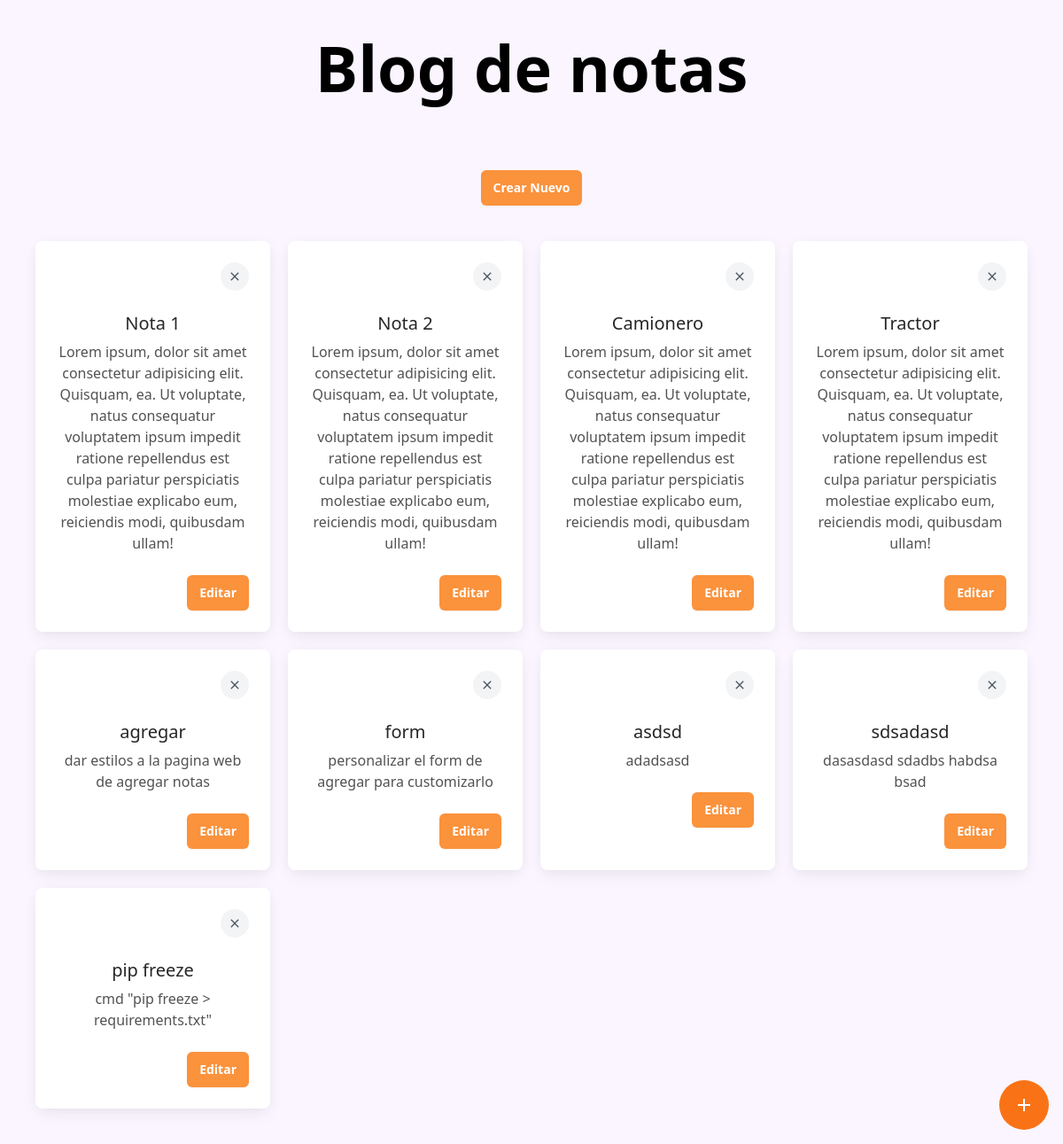
The page / on the database its author committed.
### notas/models.py (models this page shows, shortened)
class Nota(models.Model):
    titulo = models.CharField(max_length=100)
    descripcion = models.TextField(max_length=1000)

### notas/views.py (the view)
# urls.py: path('', views.inicio, name='inicio'),
def inicio(request):
    notas = Nota.objects.all()
    context = {"notas": notas}
    return render(request, "notas/inicio.html", context)

### notas/templates/notas/inicio.html (shortened to what this page needs)
{% extends "notas/plantillas/p_base.html" %}
{% block body %}
<h1 class="text-center text-7xl font-extrabold mt-10">Blog de notas</h1>
<div class="mt-20">
    <div class="flex justify-center">
        <a href="{% url 'agregar' %}" class="rounded-md bg-orange-400 px-3.5 py-2.5 text-sm font-semibold text-white shadow-sm hover:bg-orange-500
        focus-visible:outline focus-visible:outline-2 focus-visible:outline-offset-2 focus-visible:outline-orange-400">
            Crear Nuevo
        </a>
    </div>
    {% if notas %}
    <div class="grid grid-cols-4 gap-5 px-10 py-10">
        {% for nota in notas %}
        <div
            class="block rounded-lg bg-white text-center shadow-[0_2px_15px_-3px_rgba(0,0,0,0.07),0_10px_20px_-2px_rgba(0,0,0,0.04)] dark:bg-neutral-700">
            <div class=" px-6 py-3 pt-6 dark:text-neutral-50 flex justify-end">
                <a href="{% url 'eliminar' nota.id %}" class="inline-block p-2 rounded-full bg-gray-100 hover:bg-gray-200">
                    <svg class="w-4 h-4 fill-current text-gray-600" viewBox="0 0 24 24">
                      <path d="M19 6.41L17.59 5L12 10.59L6.41 5L5 6.41L10.59 12L5 17.59L6.41 19L12 13.41L17.59 19L19 17.59L13.41 12z"></path>
                    </svg>
                  </a>
            </div>
            <div class="px-6 py-3">
                <h5 class="mb-2 text-xl font-medium leading-tight text-neutral-800 dark:text-neutral-50">
                    {{ nota.titulo }}
                </h5>
                <p class="text-base text-neutral-600 dark:text-neutral-200">
                    {{ nota.descripcion }}
                </p>
            </div>
            <div class="px-6 py-3 pb-6 dark:border-neutral-600 dark:text-neutral-50 flex flex-row justify-end gap-5">
                <a href="{% url 'editar' nota.id %}" class="rounded-md bg-orange-400 px-3.5 py-2.5 text-sm font-semibold text-white shadow-sm hover:bg-orange-500
        focus-visible:outline focus-visible:outline-2 focus-visible:outline-offset-2 focus-visible:outline-orange-400">
                    Editar
                </a>
            </div>
        </div>
        {% endfor %}
    </div>
    {% endif %}
</div>
<a href="{% url 'agregar' %}" class="fixed bottom-4 right-4 p-4 rounded-full bg-orange-500 hover:bg-orange-600 text-white flex items-center justify-center">
    <svg class="w-6 h-6 fill-current" viewBox="0 0 24 24">
      <path d="M19 13h-6v6h-2v-6H5v-2h6V5h2v6h6v2z"></path>
    </svg>
  </a>
{% endblock %}

### notas/templates/notas/plantillas/p_base.html (shortened to what this page needs)
{% load static tailwind_tags %}
<!DOCTYPE html>
<html lang="es">
<head>
    {% tailwind_css %}
</head>
<body class="bg-purple-50">
    {% block body %}
    {% endblock %}
</body>
</html>

### rows shown on the page
Nota: titulo "Nota 1", descripcion "Lorem ipsum, dolor sit amet consectetur adipisicing elit. Quisquam, ea. Ut voluptate, natus consequatur voluptatem ipsum impedit ratione repellendus est culpa pariatur perspiciatis molestiae explicabo eum, reiciendis modi, quibusdam ullam!"
Nota: titulo "Nota 2", descripcion "Lorem ipsum, dolor sit amet consectetur adipisicing elit. Quisquam, ea. Ut voluptate, natus consequatur voluptatem ipsum impedit ratione repellendus est culpa pariatur perspiciatis molestiae explicabo eum, reiciendis modi, quibusdam ullam!"
Nota: titulo "Camionero", descripcion "Lorem ipsum, dolor sit amet consectetur adipisicing elit. Quisquam, ea. Ut voluptate, natus consequatur voluptatem ipsum impedit ratione repellendus est culpa pariatur perspiciatis molestiae explicabo eum, reiciendis modi, quibusdam ullam!"
Nota: titulo "Tractor", descripcion "Lorem ipsum, dolor sit amet consectetur adipisicing elit. Quisquam, ea. Ut voluptate, natus consequatur voluptatem ipsum impedit ratione repellendus est culpa pariatur perspiciatis molestiae explicabo eum, reiciendis modi, quibusdam ullam!"
Nota: titulo "agregar", descripcion "dar estilos a la pagina web de agregar notas"
Nota: titulo "form", descripcion "personalizar el form de agregar para customizarlo"
Nota: titulo "asdsd", descripcion "adadsasd"
Nota: titulo "sdsadasd", descripcion "dasasdasd sdadbs habdsa bsad"
Nota: titulo "pip freeze", descripcion "cmd \"pip freeze > requirements.txt\""
